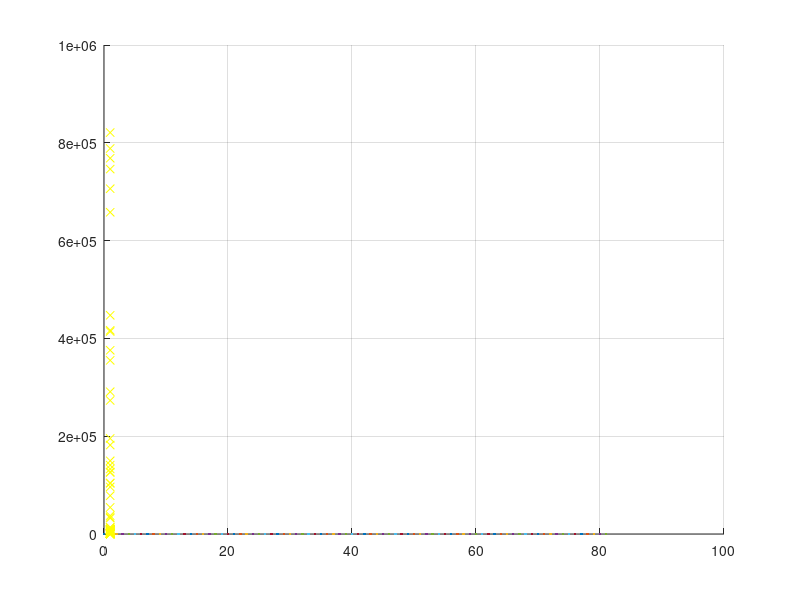

Write the MATLAB code that produced this figure.
figure(2);hold on;grid on;zoom on;
plot(0,0,125778,'yx')
plot(1,0,132968,'yx')
plot(2,0,140885,'yx')
plot(3,0,149646,'yx')
plot(4,0,126749,'yx')
plot(5,0,103545,'yx')
plot(6,0,078307,'yx')
plot(7,0,054384,'yx')
plot(8,0,032412,'yx')
plot(9,0,002760,'yx')
plot(10,-0,820933,'yx')
plot(11,-0,788370,'yx')
plot(12,-0,768453,'yx')
plot(13,-0,746262,'yx')
plot(14,-0,706132,'yx')
plot(15,-0,657954,'yx')
plot(16,-0,447259,'yx')
plot(17,0,002432,'yx')
plot(18,0,000000,'yx')
plot(19,-0,000000,'yx')
plot(20,-0,000000,'yx')
plot(21,0,000000,'yx')
plot(22,0,000000,'yx')
plot(23,-0,007587,'yx')
plot(24,0,000036,'yx')
plot(25,0,000167,'yx')
plot(26,0,000386,'yx')
plot(27,0,000703,'yx')
plot(28,0,001149,'yx')
plot(29,0,001781,'yx')
plot(30,0,002699,'yx')
plot(31,0,004086,'yx')
plot(32,0,005075,'yx')
plot(33,0,008267,'yx')
plot(34,0,008870,'yx')
plot(35,0,009458,'yx')
plot(36,0,010023,'yx')
plot(37,0,010560,'yx')
plot(38,-0,000360,'yx')
plot(39,-0,000803,'yx')
plot(40,-0,001680,'yx')
plot(41,-0,002420,'yx')
plot(42,-0,004038,'yx')
plot(43,-0,005988,'yx')
plot(44,-0,008878,'yx')
plot(45,-0,009348,'yx')
plot(46,-0,008735,'yx')
plot(47,-0,007963,'yx')
plot(48,-0,007413,'yx')
plot(49,-0,006625,'yx')
plot(50,-0,005482,'yx')
plot(51,-0,013260,'yx')
plot(52,-0,013711,'yx')
plot(53,-0,006723,'yx')
plot(54,-0,007323,'yx')
plot(55,-0,009057,'yx')
plot(56,-0,034048,'yx')
plot(57,-0,096302,'yx')
plot(58,-0,181888,'yx')
plot(59,-0,273093,'yx')
plot(60,-0,355076,'yx')
plot(61,-0,416537,'yx')
plot(62,-0,414076,'yx')
plot(63,-0,375767,'yx')
plot(64,-0,290952,'yx')
plot(65,-0,195366,'yx')
plot(66,-0,104439,'yx')
plot(67,-0,037522,'yx')
plot(68,-0,004501,'yx')
plot(69,-0,001071,'yx')
plot(70,-0,000993,'yx')
plot(71,-0,000999,'yx')
plot(72,-0,001148,'yx')
plot(73,-0,001075,'yx')
plot(74,-0,001029,'yx')
plot(75,-0,000977,'yx')
plot(76,-0,000943,'yx')
plot(77,-0,000927,'yx')
plot(78,-0,000396,'yx')
plot(79,-0,000359,'yx')
plot(80,-0,000371,'yx')
plot(81,-0,000215,'yx')
